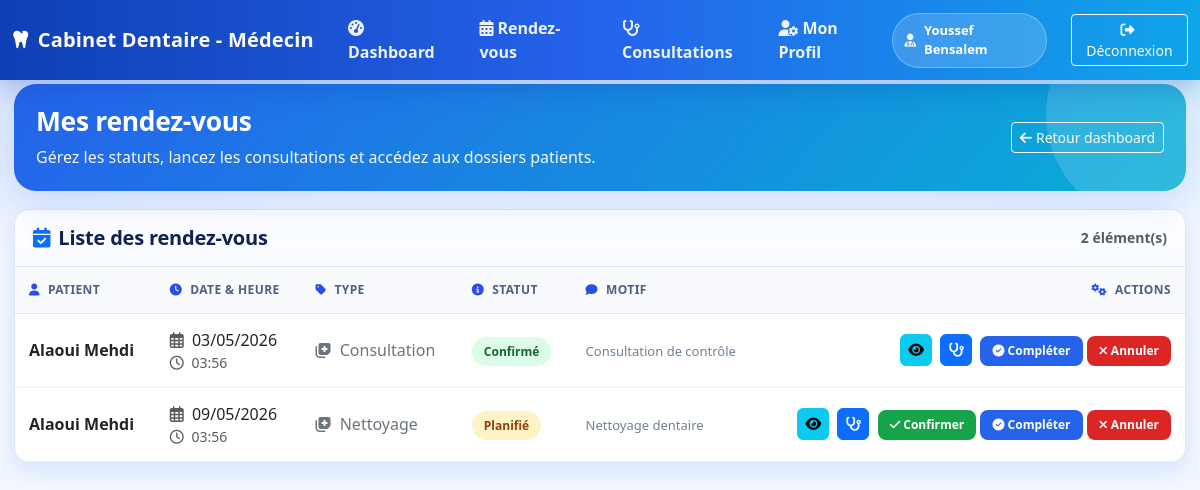
The app's page /public/index.php?route=/medecin/rendez-vous (signed in) with its own data.
### tables this page shows
CREATE TABLE rendez_vous (
    id INT AUTO_INCREMENT PRIMARY KEY,
    patient_id INT NOT NULL,
    dentiste_id INT NOT NULL,
    secretaire_id INT,
    date_heure DATETIME NOT NULL,
    duree_minutes INT DEFAULT 30,
    motif TEXT,
    type_rendez_vous ENUM('consultation','nettoyage','extraction','traitement','blanchiment','radio','autre') DEFAULT 'consultation',
    statut ENUM('planifié','confirmé','annulé','complété','absent') DEFAULT 'planifié',
    notes TEXT,
    created_at TIMESTAMP DEFAULT CURRENT_TIMESTAMP,
    FOREIGN KEY (patient_id) REFERENCES patients(id) ON DELETE CASCADE,
    FOREIGN KEY (dentiste_id) REFERENCES dentistes(id) ON DELETE CASCADE,
    FOREIGN KEY (secretaire_id) REFERENCES secretaires(id) ON DELETE SET NULL,
    KEY idx_patient (patient_id),
    KEY idx_dentiste (dentiste_id),
    KEY idx_date (date_heure),
    KEY idx_statut (statut)
);

CREATE TABLE users (
    id INT AUTO_INCREMENT PRIMARY KEY,
    nom VARCHAR(100) NOT NULL,
    prenom VARCHAR(100) NOT NULL,
    email VARCHAR(150) UNIQUE NOT NULL,
    password VARCHAR(255) NOT NULL,
    role ENUM('admin','dentiste','secretaire','patient') NOT NULL DEFAULT 'patient',
    created_at TIMESTAMP DEFAULT CURRENT_TIMESTAMP,
    KEY idx_email (email),
    KEY idx_role (role)
);

### app/core/controller.php (called while the page is built, shortened)
<?php
class Controller
{
    public function view($viewName, $data = [])
    {
        $viewPath = __DIR__ . '/../views/' . str_replace('.', '/', $viewName) . '.php';
        include $viewPath;
    }
}

### app/controllers/MedecinController.php (called while the page is built, shortened)
<?php
class MedecinController extends Controller
{
    public function rendezVous()
    {
        $user = Auth::user();
        $medecinModel = new Medecin();
        $medecin = $medecinModel->findByUserId($user['id']);
        $rendezVous = $medecinModel->getRendezVous($medecin['id']);
        $this->view('medecin.rendez_vous', [
            'user' => $user,
            'medecin' => $medecin,
            'rendezVous' => $rendezVous
        ]);
    }
}

### app/core/Auth.php (called while the page is built, shortened)
<?php
class Auth
{
    public static function check()
    {
        return isset($_SESSION['user_id']);
    }
    public static function user()
    {
        if (self::check()) {
            return [
                'id' => $_SESSION['user_id'] ?? null,
                'nom' => $_SESSION['user_nom'] ?? '',
                'prenom' => $_SESSION['user_prenom'] ?? '',
                'email' => $_SESSION['user_email'] ?? '',
                'role' => $_SESSION['user_role'] ?? ''
            ];
        }
        return null;
    }
}

### app/core/Database.php (called while the page is built, shortened)
<?php
class Database
{
    private $host = DB_HOST;
    private $dbname = DB_NAME;
    private $username = DB_USER;
    private $password = DB_PASSWORD;
    private $charset = DB_CHARSET;
    private $port = DB_PORT;
    private $pdo = null;
    public $debug_messages = [];
    private function loadConfiguration()
    {
        $configFile = ROOT_PATH . '/config.php';
        $this->host = defined('DB_HOST') ? DB_HOST : $this->host;
        $this->dbname = defined('DB_NAME') ? DB_NAME : $this->dbname;
        $this->username = defined('DB_USER') ? DB_USER : $this->username;
        $this->password = defined('DB_PASSWORD') ? DB_PASSWORD : $this->password;
        $this->port = defined('DB_PORT') ? (int) DB_PORT : $this->port;
        $this->charset = defined('DB_CHARSET') ? DB_CHARSET : $this->charset;
    }
    public function connect()
    {
        try {
            $hostsToTry = [$this->host];
            foreach (array_unique($hostsToTry) as $host) {
                try {
                    $dsn = "mysql:host={$host};port={$this->port};dbname={$this->dbname};charset={$this->charset}";
                    $this->pdo = new PDO($dsn, $this->username, $this->password, [
                        PDO::ATTR_ERRMODE => PDO::ERRMODE_EXCEPTION,
                        PDO::ATTR_DEFAULT_FETCH_MODE => PDO::FETCH_ASSOC,
                        PDO::ATTR_EMULATE_PREPARES => false,
                    ]);
                    $message = "✓ Connexion PDO réussie (host: {$host}, port: {$this->port}, dbname: {$this->dbname})";
                    $this->debug_messages[] = $message;
                    return $this->pdo;
                } catch (PDOException $e) {
                    $lastException = $e;
                }
            }
            throw new PDOException("Connexion PDO impossible sans message d'erreur.");
        } catch (PDOException $e) {
            $message = "✗ ERREUR PDO : " . $e->getMessage();
            $this->debug_messages[] = $message;
            die($message);
        }
    }
    public function getPdo()
    {
        return $this->pdo;
    }
    public function getDebugMessages()
    {
        return $this->debug_messages;
    }
}

### app/core/Model.php (called while the page is built, shortened)
<?php
class Model
{
    public function __construct()
    {
        try {
            $db = new Database();
            $this->pdo = $db->getPdo();
        } catch (Exception $e) {
            $this->debug_messages[] = "✗ Erreur initialisation Model : " . $e->getMessage();
        }
    }
}

### app/models/Medecin.php (called while the page is built, shortened)
<?php
class Medecin extends Model
{
    public function findByUserId($user_id)
    {
        try {
            $query = "SELECT * FROM dentistes WHERE user_id = :user_id LIMIT 1";
            $stmt = $this->pdo->prepare($query);
            $stmt->bindParam(':user_id', $user_id);
            $stmt->execute();
            $medecin = $stmt->fetch(PDO::FETCH_ASSOC);
            return $medecin ?: false;
        } catch (PDOException $e) {
            return false;
        }
    }
    public function getRendezVous($medecin_id)
    {
        try {
            $query = "SELECT rv.*, p.*,
                            rv.id as rdv_id,
                            p.id as rdv_patient_id,
                            u.nom as patient_nom, u.prenom as patient_prenom
                     FROM rendez_vous rv
                     JOIN patients p ON rv.patient_id = p.id
                     JOIN users u ON p.user_id = u.id
                     WHERE rv.dentiste_id = :medecin_id
                     AND rv.statut != 'annulé'
                     ORDER BY rv.date_heure ASC";
            $stmt = $this->pdo->prepare($query);
            $stmt->bindParam(':medecin_id', $medecin_id);
            $stmt->execute();
            return $stmt->fetchAll(PDO::FETCH_ASSOC);
        } catch (PDOException $e) {
            return [];
        }
    }
}

### app/views/medecin/rendez_vous.php (the view, shortened to what this page needs)
<?php
$user = $user ?? [];
?>
<!DOCTYPE html>
<html lang="fr">
<head>
    <link href="https://cdn.jsdelivr.net/npm/bootstrap@5.3.0/dist/css/bootstrap.min.css" rel="stylesheet">
    <link href="https://cdnjs.cloudflare.com/ajax/libs/font-awesome/6.4.0/css/all.min.css" rel="stylesheet">
</head>
<body>
<nav class="navbar navbar-expand-lg topbar fixed-top">
        <div class="container-fluid">
            <a class="navbar-brand" href="index.php?route=/medecin/dashboard">
                <i class="fas fa-tooth me-2"></i>Cabinet Dentaire - Médecin
            </a>
            <div class="collapse navbar-collapse" id="navbarNav">
                <ul class="navbar-nav me-auto">
                    <li class="nav-item">
                        <a class="nav-link active" href="index.php?route=/medecin/dashboard">
                            <i class="fas fa-tachometer-alt me-1"></i>Dashboard
                        </a>
                    </li>
                    <li class="nav-item">
                        <a class="nav-link" href="index.php?route=/medecin/rendez-vous">
                            <i class="fas fa-calendar-alt me-1"></i>Rendez-vous
                        </a>
                    </li>
                    <li class="nav-item">
                        <a class="nav-link" href="index.php?route=/medecin/consultation/select">
                            <i class="fas fa-stethoscope me-1"></i>Consultations
                        </a>
                    </li>
                    <li class="nav-item">
                        <a class="nav-link" href="index.php?route=/medecin/profile">
                            <i class="fas fa-user-cog me-1"></i>Mon Profil
                        </a>
                    </li>
                </ul>
                <div class="d-flex align-items-center">
                    <div class="doctor-pill">
                        <i class="fas fa-user-md"></i>
                        <?php echo htmlspecialchars(($user['prenom'] ?? '') . ' ' . ($user['nom'] ?? '')); ?>
                    </div>
                    <a href="index.php?route=/logout" class="btn btn-outline-light btn-sm ms-3">
                        <i class="fas fa-sign-out-alt me-1"></i>Déconnexion
                    </a>
                </div>
            </div>
        </div>
    </nav>
    <div class="dashboard">
        <div class="welcome-banner">
            <div class="d-flex flex-column flex-lg-row align-items-start align-items-lg-center justify-content-between gap-3">
                <div>
                    <h1 class="welcome-title">Mes rendez-vous</h1>
                    <p class="welcome-sub">Gérez les statuts, lancez les consultations et accédez aux dossiers patients.</p>
                </div>
                <a href="index.php?route=/medecin/dashboard" class="btn btn-outline-light btn-sm">
                    <i class="fas fa-arrow-left me-1"></i>Retour dashboard
                </a>
            </div>
        </div>
        <div class="panel">
            <div class="panel-head d-flex justify-content-between align-items-center">
                <h2 class="panel-title h5"><i class="fas fa-calendar-check me-2 text-primary"></i>Liste des rendez-vous</h2>
                <span class="text-muted fw-semibold small"><?php echo is_array($rendezVous ?? null) ? count($rendezVous) : 0; ?> élément(s)</span>
            </div>
            <div class="table-responsive panel-body">
                <table class="table table-hover mb-0">
                    <thead>
                        <tr>
                            <th><i class="fas fa-user"></i>Patient</th>
                            <th><i class="fas fa-clock"></i>Date & heure</th>
                            <th><i class="fas fa-tag"></i>Type</th>
                            <th><i class="fas fa-info-circle"></i>Statut</th>
                            <th><i class="fas fa-comment"></i>Motif</th>
                            <th class="text-end"><i class="fas fa-cogs"></i>Actions</th>
                        </tr>
                    </thead>
                    <tbody>
                        <?php if (empty($rendezVous)): ?>
                            <tr>
                                <td colspan="6" class="text-center py-5 text-muted">
                                    <i class="fas fa-calendar-times fa-2x mb-2"></i><br>
                                    Aucun rendez-vous planifié
                                </td>
                            </tr>
                        <?php else: ?>
                            <?php foreach ($rendezVous as $rdv): ?>
                                <?php
                                    $badgeClass = 'badge-planifie';
                                    switch ($rdv['statut']) {
                                        case 'confirmé': $badgeClass = 'badge-confirme'; break;
                                        case 'planifié': $badgeClass = 'badge-planifie'; break;
                                    }
                                    $typeLabel = ucfirst($rdv['type_rendez_vous']);
                                    $dateObj = new DateTime($rdv['date_heure']);
                                ?>
                                <tr id="rdv-<?php echo (int)$rdv['rdv_id']; ?>" class="align-middle">
                                    <td>
                                        <div class="fw-bold text-dark">
                                            <?php echo htmlspecialchars($rdv['patient_nom'] . ' ' . $rdv['patient_prenom']); ?>
                                        </div>
                                    </td>
                                    <td>
                                        <div><i class="far fa-calendar-alt text-muted me-1"></i> <?php echo htmlspecialchars($dateObj->format('d/m/Y')); ?></div>
                                        <div class="small text-muted"><i class="far fa-clock me-1"></i> <?php echo htmlspecialchars($dateObj->format('H:i')); ?></div>
                                    </td>
                                    <td>
                                        <span class="text-secondary"><i class="fas fa-notes-medical me-1"></i> <?php echo htmlspecialchars($typeLabel); ?></span>
                                    </td>
                                    <td><span class="badge-status <?php echo $badgeClass; ?>"><?php echo htmlspecialchars(ucfirst($rdv['statut'])); ?></span></td>
                                    <td><span class="motif-text" title="<?php echo htmlspecialchars($rdv['motif']); ?>"><?php echo htmlspecialchars($rdv['motif']); ?></span></td>
                                    <td class="text-end">
                                        <a href="index.php?route=/medecin/patient/<?php echo (int)$rdv['rdv_patient_id']; ?>" class="btn btn-sm btn-info btn-action me-1" title="Voir dossier patient">
                                            <i class="fas fa-eye"></i>
                                        </a>
                                        <a href="index.php?route=/medecin/consultation/create&id=<?php echo (int)$rdv['rdv_id']; ?>" class="btn btn-sm btn-primary btn-action me-1" title="Lancer consultation">
                                            <i class="fas fa-stethoscope"></i>
                                        </a>
                                        <?php if ($rdv['statut'] !== 'annulé' && $rdv['statut'] !== 'complété'): ?>
                                            <?php if ($rdv['statut'] !== 'confirmé'): ?>
                                                <form action="index.php?route=/medecin/rendez-vous/status" method="POST" class="d-inline status-form" data-id="<?php echo (int)$rdv['rdv_id']; ?>">
                                                    <button type="submit" class="btn-confirm" title="Confirmer">
                                                        <i class="fas fa-check"></i> Confirmer
                                                    </button>
                                                </form>
                                            <?php endif; ?>
                                            <form action="index.php?route=/medecin/rendez-vous/status" method="POST" class="d-inline status-form" data-id="<?php echo (int)$rdv['rdv_id']; ?>">
                                                <button type="submit" class="btn-complete" title="Compléter">
                                                    <i class="fas fa-check-circle"></i> Compléter
                                                </button>
                                            </form>
                                            <form action="index.php?route=/medecin/rendez-vous/status" method="POST" class="d-inline status-form" data-id="<?php echo (int)$rdv['rdv_id']; ?>">
                                                <button type="submit" class="btn-cancel" title="Annuler">
                                                    <i class="fas fa-times"></i> Annuler
                                                </button>
                                            </form>
                                        <?php endif; ?>
                                    </td>
                                </tr>
                            <?php endforeach; ?>
                        <?php endif; ?>
                    </tbody>
                </table>
            </div>
        </div>
    </div>
</body>
</html>

### records on screen
rendez_vous: users.nom+prenom "Alaoui Mehdi", date_heure "03/05/2026", date_heure "03:56", type_rendez_vous "Consultation", statut "Confirmé", motif "Consultation de contrôle"
rendez_vous: users.nom+prenom "Alaoui Mehdi", date_heure "09/05/2026", date_heure "03:56", type_rendez_vous "Nettoyage", statut "Planifié", motif "Nettoyage dentaire"

### other values on screen
count($rendezVous) "2"
